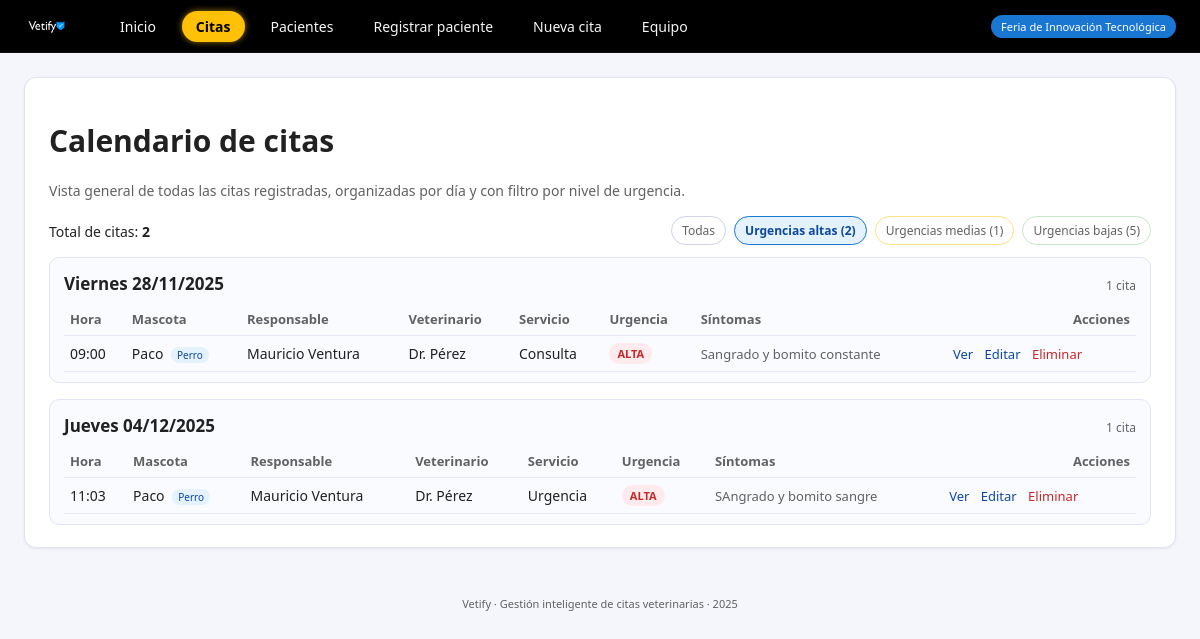
The page /citas?urg=alta on the database its author committed.
### tables this page shows
CREATE TABLE citas (
        id INTEGER PRIMARY KEY AUTOINCREMENT,
        mascota_id INTEGER NOT NULL,
        vet_id INTEGER NOT NULL,
        fecha_hora TEXT NOT NULL,
        tipo_servicio TEXT NOT NULL,
        sintomas TEXT,
        urgencia TEXT,
        estado TEXT NOT NULL DEFAULT 'pendiente',
        FOREIGN KEY (mascota_id) REFERENCES mascotas(id),
        FOREIGN KEY (vet_id) REFERENCES veterinarios(id)
    );

CREATE TABLE mascotas (
        id INTEGER PRIMARY KEY AUTOINCREMENT,
        nombre TEXT NOT NULL,
        tipo TEXT NOT NULL,
        raza TEXT,
        edad INTEGER,
        peso REAL,
        dueno_id INTEGER NOT NULL, fecha_registro TEXT,
        FOREIGN KEY (dueno_id) REFERENCES duenos(id)
    );

CREATE TABLE duenos (
        id INTEGER PRIMARY KEY AUTOINCREMENT,
        nombre TEXT NOT NULL,
        telefono TEXT NOT NULL,
        correo TEXT NOT NULL
    );

CREATE TABLE veterinarios (
        id INTEGER PRIMARY KEY AUTOINCREMENT,
        nombre TEXT NOT NULL,
        especialidad TEXT NOT NULL,
        telefono TEXT NOT NULL
    );

### app.py (the view)
@app.route("/citas")
def citas():
    urgencia_filtro = request.args.get("urg", "todas").lower()
    citas = listar_citas_todas()
    counts = {"alta": 0, "media": 0, "baja": 0}
    for c in citas:
        urg = (c["urgencia"] or "").lower()
        if urg in counts:
            counts[urg] += 1
    if urgencia_filtro in ("alta", "media", "baja"):
        citas_filtradas = [c for c in citas if (c["urgencia"] or "").lower() == urgencia_filtro]
    else:
        citas_filtradas = citas
    total_citas = len(citas_filtradas)
    grupos = []
    current_date = None
    grupo_actual = None
    dias_semana = ["Lunes", "Martes", "Miércoles", "Jueves", "Viernes", "Sábado", "Domingo"]
    for c in citas_filtradas:
        fecha_iso = c["fecha_hora"][:10]  # YYYY-MM-DD
        if fecha_iso != current_date:
            current_date = fecha_iso
            dt = datetime.fromisoformat(fecha_iso)
            dia_nombre = dias_semana[dt.weekday()]
            fecha_label = f"{dia_nombre} {dt.day:02d}/{dt.month:02d}/{dt.year}"
            grupo_actual = {
                "fecha_iso": fecha_iso,
                "fecha_label": fecha_label,
                "items": []
            }
            grupos.append(grupo_actual)
        grupo_actual["items"].append(c)
    return render_template(
        "citas.html",
        grupos=grupos,
        total_citas=total_citas,
        counts=counts,
        urgencia_actual=urgencia_filtro
    )

### db.py (called while the page is built)
def get_connection():
    conn = sqlite3.connect(DB_NAME)
    conn.row_factory = sqlite3.Row  # acceder por nombre de columna
    return conn

### services.py (called while the page is built)
def listar_citas_todas():
    conn = get_connection()
    cur = conn.cursor()
    cur.execute("""
        SELECT c.id,
               c.fecha_hora,
               c.tipo_servicio,
               c.urgencia,
               c.sintomas,
               c.estado,
               m.nombre      AS mascota,
               m.tipo        AS tipo_mascota,
               d.nombre      AS dueno,
               v.nombre      AS vet,
               c.mascota_id  AS mascota_id,
               c.vet_id      AS vet_id
        FROM citas c
        JOIN mascotas m ON c.mascota_id = m.id
        JOIN duenos d   ON m.dueno_id = d.id
        JOIN veterinarios v ON c.vet_id = v.id
        ORDER BY c.fecha_hora;
    """)
    filas = cur.fetchall()
    conn.close()
    return filas

### templates/citas.html (shortened to what this page needs)
{% extends "base.html" %}
{% block content %}
<div class="card">
    <h1>Calendario de citas</h1>
    <p class="form-sub">
        Vista general de todas las citas registradas, organizadas por día y con filtro por nivel de urgencia.
    </p>
    <div class="calendar-toolbar">
        <div class="calendar-summary">
            <span class="calendar-total">Total de citas: <strong>{{ total_citas }}</strong></span>
        </div>
        <div class="calendar-filters">
            <a href="{{ url_for('citas') }}"
               class="urg-filter-chip {% if urgencia_actual == 'todas' %}active{% endif %}">
                Todas
            </a>
            <a href="{{ url_for('citas', urg='alta') }}"
               class="urg-filter-chip urg-alta-chip {% if urgencia_actual == 'alta' %}active{% endif %}">
                Urgencias altas ({{ counts['alta'] }})
            </a>
            <a href="{{ url_for('citas', urg='media') }}"
               class="urg-filter-chip urg-media-chip {% if urgencia_actual == 'media' %}active{% endif %}">
                Urgencias medias ({{ counts['media'] }})
            </a>
            <a href="{{ url_for('citas', urg='baja') }}"
               class="urg-filter-chip urg-baja-chip {% if urgencia_actual == 'baja' %}active{% endif %}">
                Urgencias bajas ({{ counts['baja'] }})
            </a>
        </div>
    </div>
    {% if grupos %}
        <div class="calendar-groups">
            {% for g in grupos %}
            <section class="calendar-day-card">
                <header class="calendar-day-header">
                    <h2>{{ g.fecha_label }}</h2>
                    <span class="calendar-day-count">
                        {{ g['items']|length }} cita{{ 's' if g['items']|length != 1 }}
                    </span>
                </header>
                <table class="table">
                    <thead>
                        <tr>
                            <th>Hora</th>
                            <th>Mascota</th>
                            <th>Responsable</th>
                            <th>Veterinario</th>
                            <th>Servicio</th>
                            <th>Urgencia</th>
                            <th>Síntomas</th>
                            <th style="text-align: right;">Acciones</th>
                        </tr>
                    </thead>
                    <tbody>
                        {% for c in g['items'] %}
                        {% set urg = (c['urgencia'] or '').lower() %}
                        <tr>
                            {% set dt = c['fecha_hora'] %}
                            <td>{{ dt[11:16] }}</td>
                            <td>{{ c['mascota'] }} <span class="badge-mini">{{ c['tipo_mascota'] }}</span></td>
                            <td>{{ c['dueno'] }}</td>
                            <td>{{ c['vet'] }}</td>
                            <td>{{ c['tipo_servicio'] }}</td>
                            <td class="urg-cell">
                                {% if urg == 'alta' %}
                                    <span class="urg-tag urg-alta">ALTA</span>
                                {% elif urg == 'media' %}
                                    <span class="urg-tag urg-media">MEDIA</span>
                                {% elif urg == 'baja' %}
                                    <span class="urg-tag urg-baja">BAJA</span>
                                {% else %}
                                    <span class="urg-tag">N/A</span>
                                {% endif %}
                            </td>
                            <td class="symptoms-cell">
                                {% if c['sintomas'] %}
                                    {% if c['sintomas']|length > 60 %}
                                        {{ c['sintomas'][:60] }}…
                                    {% else %}
                                        {{ c['sintomas'] }}
                                    {% endif %}
                                {% else %}
                                    <span class="symptoms-empty">Sin descripción</span>
                                {% endif %}
                            </td>
                            <td class="actions-cell">
                                <a class="link-button"
                                   href="{{ url_for('cita_detalle', cita_id=c['id']) }}">
                                    Ver
                                </a>
                                <a class="link-button"
                                   href="{{ url_for('cita_editar', cita_id=c['id']) }}">
                                    Editar
                                </a>
                                <form action="{{ url_for('cita_eliminar', cita_id=c['id']) }}"
                                      method="post"
                                      style="display:inline;"
                                      onsubmit="return confirm('¿Seguro que deseas eliminar esta cita?');">
                                    <button type="submit" class="link-button link-danger">
                                        Eliminar
                                    </button>
                                </form>
                            </td>
                        </tr>
                        {% endfor %}
                    </tbody>
                </table>
            </section>
            {% endfor %}
        </div>
    {% else %}
        <p>No hay citas registradas.</p>
    {% endif %}
</div>
{% endblock %}

### static/css/styles.css (style rules this page uses)
:root { --primary: #1976D2; --primary-dark: #0D47A1; --accent: #FFC107; --bg: #F4F6FB; --card-bg: #FFFFFF; --text-main: #212121; --text-soft: #616161; --border-soft: #E0E3EF; --danger: #C62828; --warning: #F9A825; --success: #2E7D32; }
* { box-sizing: border-box; font-family: "Segoe UI", system-ui, sans-serif; }
body { margin: 0; background: var(--bg); color: var(--text-main); font-size: 15px; }
.card { background: var(--card-bg); border-radius: 12px; border: 1px solid var(--border-soft); padding: 22px 24px; box-shadow: 0 1px 3px rgba(15, 23, 42, 0.06); }
.form-sub { font-size: 14px; color: var(--text-soft); margin-bottom: 16px; }
.table { width: 100%; border-collapse: collapse; font-size: 14px; margin-top: 8px; }
.table th, .table td { border-bottom: 1px solid #E4E7F5; padding: 7px 6px; text-align: left; }
.table th { font-size: 13px; color: var(--text-soft); }
.urg-cell { text-align: center; }
.urg-tag { display: inline-block; padding: 3px 8px; border-radius: 999px; font-size: 11px; font-weight: 600; }
.urg-alta { background: #FFEBEE; color: var(--danger); }
.symptoms-cell { font-size: 13px; color: var(--text-soft); max-width: 260px; }
.badge-mini { display: inline-block; margin-left: 4px; padding: 1px 6px; font-size: 10px; border-radius: 999px; background: #E3F2FD; color: var(--primary-dark); }
.calendar-toolbar { display: flex; justify-content: space-between; align-items: center; flex-wrap: wrap; gap: 10px; margin-bottom: 12px; }
.calendar-total { font-size: 14px; color: var(--text-main); }
.calendar-filters { display: flex; gap: 8px; flex-wrap: wrap; }
.urg-filter-chip { font-size: 12px; padding: 5px 10px; border-radius: 999px; border: 1px solid #CFD3E5; background: #FFFFFF; color: var(--text-soft); text-decoration: none; }
.urg-filter-chip.active { border-color: var(--primary); background: #E3F2FD; color: var(--primary-dark); font-weight: 600; }
.urg-alta-chip { border-color: #FFCDD2; }
.urg-media-chip { border-color: #FFE082; }
.urg-baja-chip { border-color: #C8E6C9; }
.calendar-groups { display: flex; flex-direction: column; gap: 16px; margin-top: 8px; }
.calendar-day-card { background: #FAFBFF; border-radius: 10px; border: 1px solid #E1E4F5; padding: 14px 14px 10px; }
.calendar-day-header { display: flex; justify-content: space-between; align-items: baseline; margin-bottom: 8px; }
.calendar-day-header h2 { margin: 0; font-size: 17px; }
.calendar-day-count { font-size: 12px; color: var(--text-soft); }
.actions-cell { text-align: right; white-space: nowrap; }
.link-button { background: none; border: none; padding: 0; margin: 0 4px; font-size: 13px; color: var(--primary-dark); cursor: pointer; text-decoration: none; }
.link-danger { color: var(--danger); }

### rows shown on the page
citas: fecha_hora "09:00", mascota "Paco", tipo_mascota "Perro", dueno "Mauricio Ventura", vet "Dr. Pérez", tipo_servicio "Consulta", sintomas "Sangrado y bomito constante"
citas: fecha_hora "11:03", mascota "Paco", tipo_mascota "Perro", dueno "Mauricio Ventura", vet "Dr. Pérez", tipo_servicio "Urgencia", sintomas "SAngrado y bomito sangre"

### other values the page prints
{{ total_citas }} "2"
{{ counts['alta'] }} "2"
{{ counts['media'] }} "1"
{{ counts['baja'] }} "5"
{{ g.fecha_label }} "Viernes 28/11/2025" "Jueves 04/12/2025"
{{ g['items']|length }} "1" "1"
